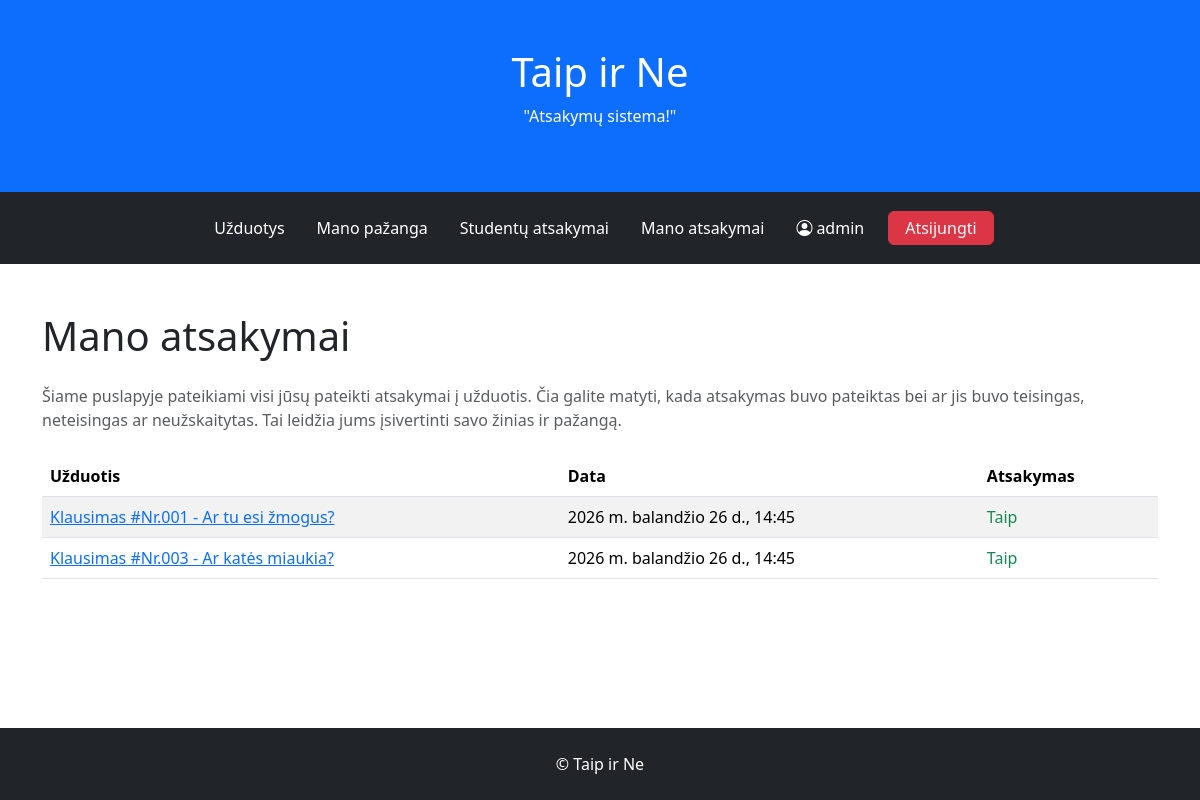
The app's page /myanswers/ (signed in) with its own data.
### tasks/models.py (models this page shows, shortened)
class Answer(models.Model):
    task = models.ForeignKey(to="Task", on_delete=models.CASCADE, verbose_name="Užduotis")
    student = models.ForeignKey(to=User, on_delete=models.CASCADE, verbose_name="Studentas")
    ANSWER_CHOICES = [
        (True, 'Taip'),
        (False, 'Ne'),
    ]
    answer = models.BooleanField("Atsakymas", choices=ANSWER_CHOICES, default=True)
    date = models.DateTimeField("Data", auto_now_add=True)
    def is_correct(self):
        return self.answer == self.task.correct_answer
    class Meta:
        verbose_name = "Atsakymas"
        verbose_name_plural = "Atsakymai"

class Task(models.Model):
    name = models.CharField("Užduotis")
    content = models.TextField("Klausimas")
    teacher = models.ForeignKey(to=User, on_delete=models.CASCADE, verbose_name="Dėstytojas")
    ANSWER_CHOICES = [
        (True, 'Taip'),
        (False, 'Ne'),
    ]
    correct_answer = models.BooleanField("Teisingas atsakymas", choices=ANSWER_CHOICES, default=True)
    deadline = models.DateTimeField("Terminas", null=True, blank=True)
    date = models.DateTimeField("Data", auto_now_add=True)
    photo = models.ImageField("Nuotrauka", upload_to='tasks', null=True, blank=True)
    def __str__(self):
        return f"{self.name} - {self.content}"
    class Meta:
        verbose_name = "Uždavinys"
        verbose_name_plural = "Uždaviniai"

### tasks/views.py (the view)
# urls.py: path('myanswers/', views.UserAnswerListView.as_view(), name='useranswers'),
class UserAnswerListView(LoginRequiredMixin, ListView):
    model = Answer
    template_name = "user_answers.html"
    context_object_name = "answers"
    def get_queryset(self):
        return Answer.objects.filter(student=self.request.user)

### tasks/templates/user_answers.html (shortened to what this page needs)
{% extends 'base.html' %}
{% block content %}
<h1 class="mb-4">Mano atsakymai</h1>
<p class="text-muted mb-4">
Šiame puslapyje pateikiami visi jūsų pateikti atsakymai į užduotis.
Čia galite matyti, kada atsakymas buvo pateiktas bei ar jis buvo teisingas, neteisingas ar neužskaitytas.
Tai leidžia jums įsivertinti savo žinias ir pažangą.
</p>
<table class="table table-striped">
    <thead>
        <tr>
            <th>Užduotis</th>
            <th>Data</th>
            <th>Atsakymas</th>
        </tr>
    </thead>
    <tbody>
        {% for answer in answers %}
        <tr>
            <td>
                <a href="{% url 'answer' answer.pk %}">
                    {{ answer.task }}
                </a>
            </td>
            <td>{{ answer.date }}</td>
            <td>
                {% if answer.task.deadline and answer.date > answer.task.deadline %}
                    <span class="text-warning">Neužskaityta</span>
                {% elif answer.is_correct %}
                    <span class="text-success">Taip</span>
                {% else %}
                    <span class="text-danger">Ne</span>
                {% endif %}
            </td>
        </tr>
        {% endfor %}
    </tbody>
</table>
{% endblock %}

### tasks/templates/base.html (shortened to what this page needs)
<!DOCTYPE html>
<html lang="lt">
<head>
    {% load static %}
    <link href="https://cdn.jsdelivr.net/npm/bootstrap@5.3.2/dist/css/bootstrap.min.css" rel="stylesheet">
    <link href="https://cdn.jsdelivr.net/npm/bootstrap-icons@1.11.3/font/bootstrap-icons.css" rel="stylesheet">
</head>
<body class="d-flex flex-column min-vh-100">
<div class="p-5 bg-primary text-white text-center">
    <h1>Taip ir Ne</h1>
    <p>"Atsakymų sistema!"</p>
</div>
<nav class="navbar navbar-expand-sm bg-dark navbar-dark py-3">
    <div class="container-fluid">
        <div class="collapse navbar-collapse" id="mynavbar">
            <ul class="navbar-nav mx-auto gap-3 align-items-center">
                <li class="nav-item">
                    <a class="nav-link text-white fs-6" href="{% url 'index' %}">Užduotys</a>
                </li>
                {% if user.is_authenticated %}
                    <li class="nav-item">
                        <a class="nav-link text-white fs-6" href="{% url 'stats' %}">Mano pažanga</a>
                    </li>
                    {% if user.is_staff %}
                        <li class="nav-item">
                            <a class="nav-link text-white fs-6" href="{% url 'answers' %}">Studentų atsakymai</a>
                        </li>
                    {% endif %}
                    <li class="nav-item">
                        <a class="nav-link text-white fs-6" href="{% url 'useranswers' %}">Mano atsakymai</a>
                    </li>
                    <li class="nav-item">
                        <a class="nav-link text-white fs-6" href="{% url 'profile' %}">
                            <i class="bi bi-person-circle me-1"></i>{{ user.get_username }}
                        </a>
                    </li>
                    <li class="nav-item">
                        <form method="post" action="{% url 'logout' %}">
                            <button class="btn btn-danger fs-6 px-3 py-1" type="submit">Atsijungti</button>
                        </form>
                    </li>
                {% endif %}
            </ul>
        </div>
    </div>
</nav>
<div class="container mt-5 flex-grow-1 pb-5">
    {% block content %}{% endblock %}
</div>
<div class="p-4 bg-dark text-white text-center">
    © Taip ir Ne
</div>
</body>
</html>

### records on screen
Answer: task "Klausimas #Nr.001 - Ar tu esi žmogus?", date "2026 m. balandžio 26 d., 14:45", answer "Taip"
Answer: task "Klausimas #Nr.003 - Ar katės miaukia?", date "2026 m. balandžio 26 d., 14:45", answer "Taip"

### other values on screen
{{ user.get_username }} "admin"
